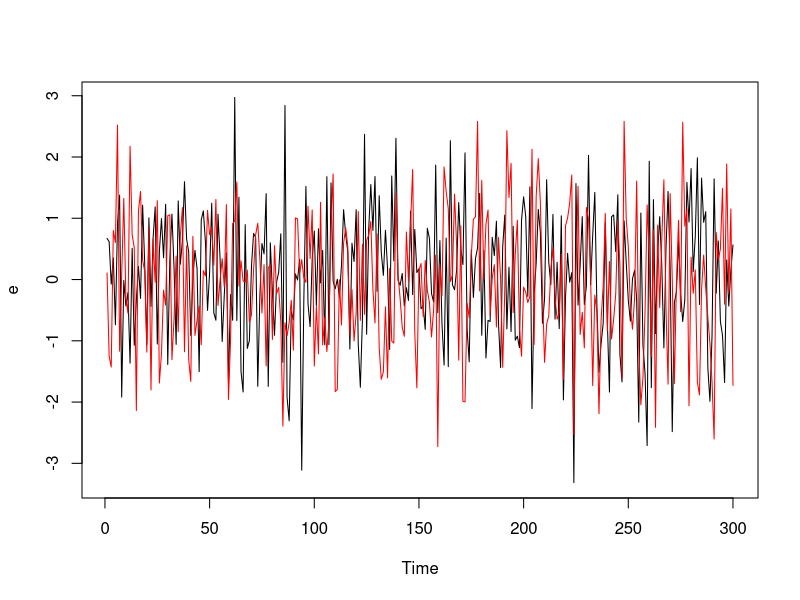
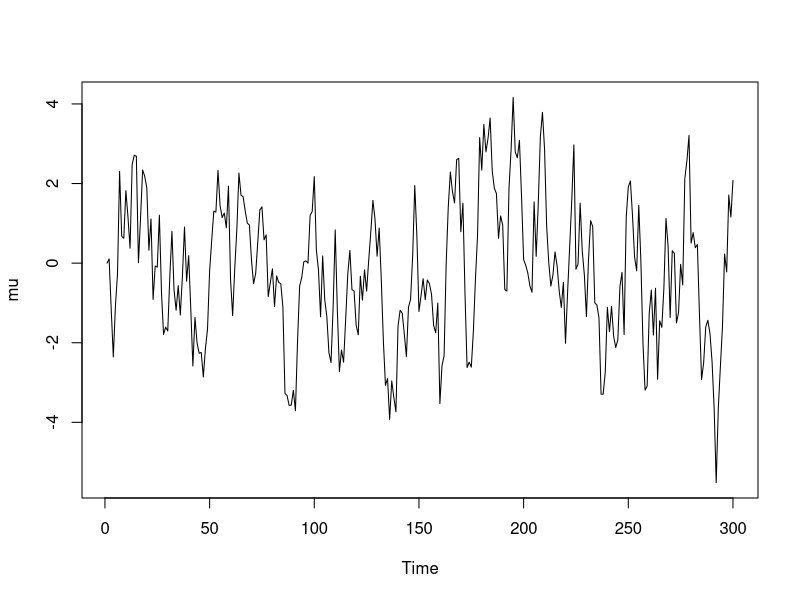
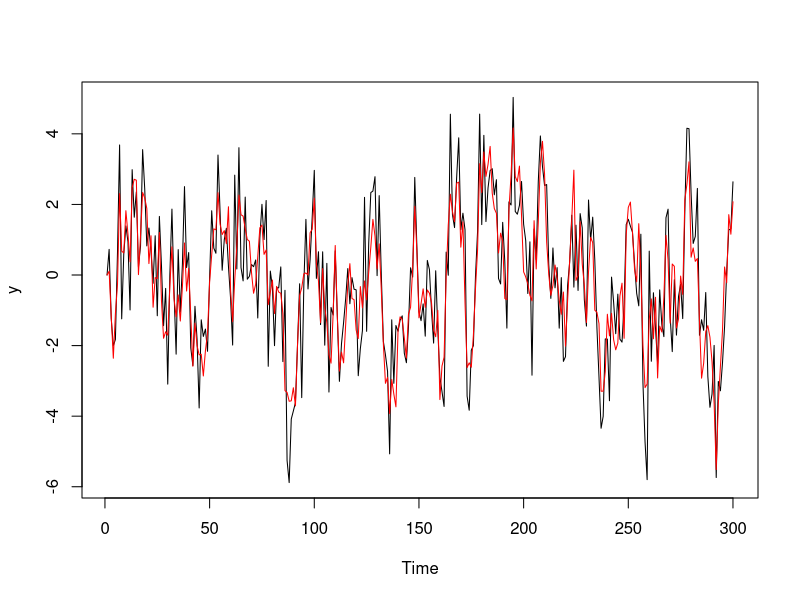
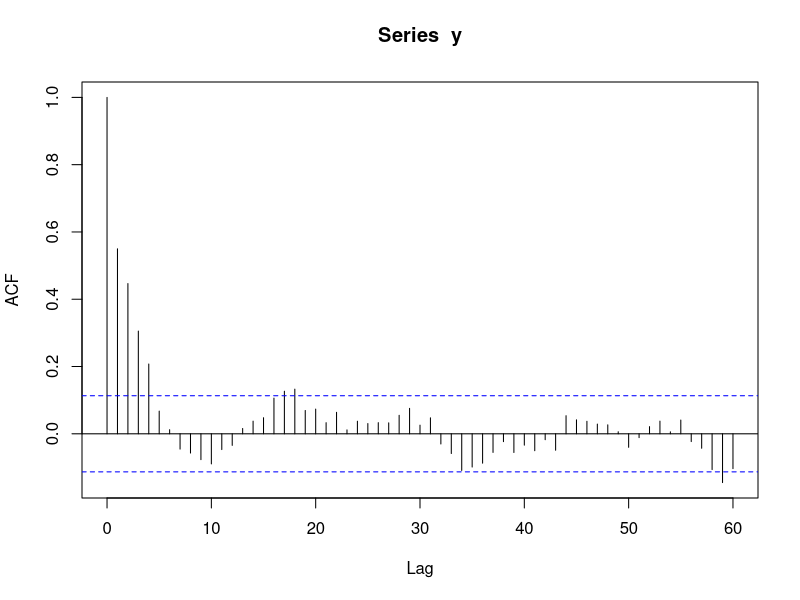
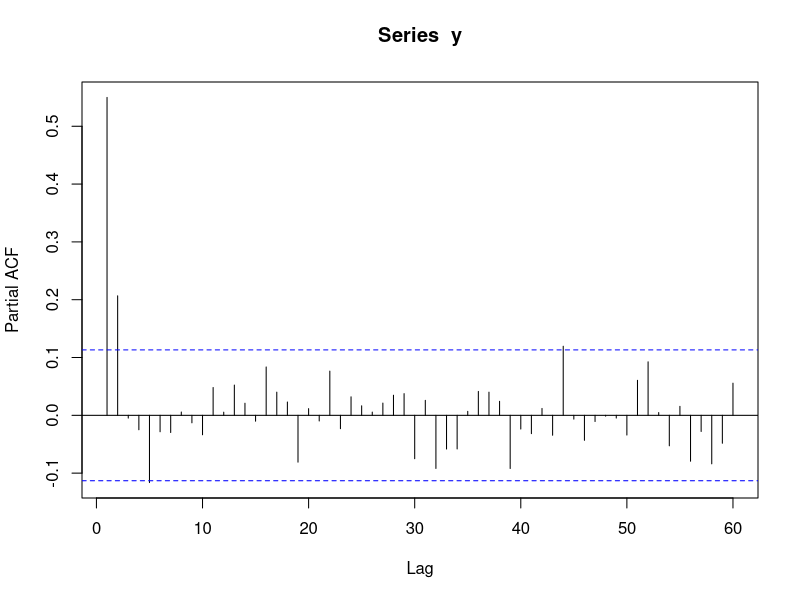
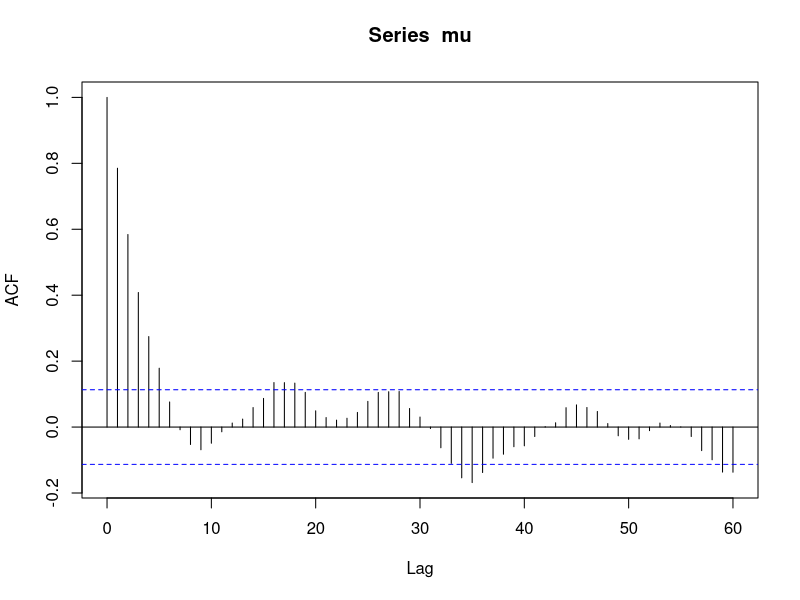
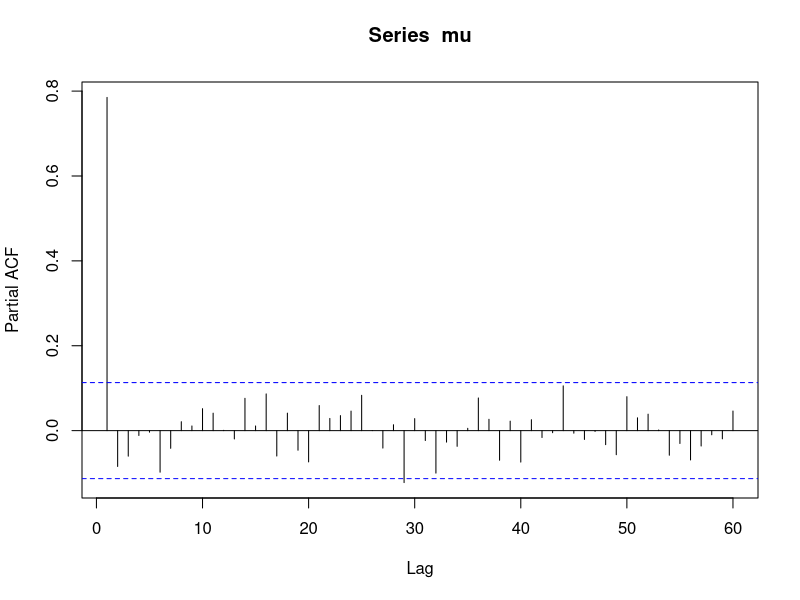
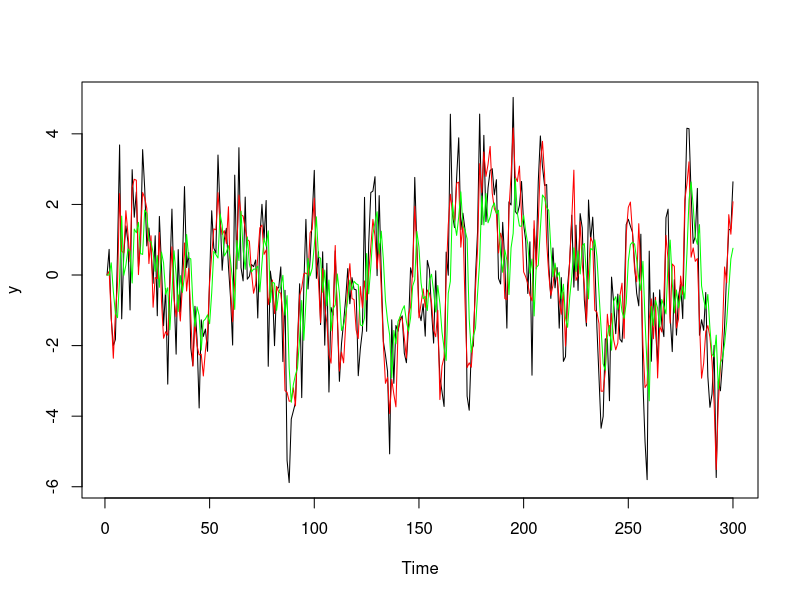

Recreate these plots in R, in order.
################################################################################
# AR(1) signal plus noise model with Gaussian and Student-t measurement noise
################################################################################

# write detailed comments each line of the following code and improve it whenever you
# you feel able to do that 

n = 300

sigma_eta = 1
eta = sigma_eta * rnorm(n)


sigma_e = 1



q = sigma_eta^2/sigma_e^2

e = sigma_e * rnorm(n)

#  nu = 3
#  e = sqrt((nu-2)/nu) * sigma_e * rt(n,nu)
#  ts.plot(e)


ts.plot(e)
lines(eta, col = "red")

phi <- 0.8
mu = 0
mu[1] <- 0   
y = 0 
for(t in 1:(n-1)){
  mu[t+1] = phi * mu[t] + eta[t]
  y[t+1] =  mu[t+1] + e[t+1]
}
ts.plot(mu)

# y = mu + e

ts.plot(y)
lines(mu,col="red")


acf(y, lag.max = 60, drop.lag.0 = FALSE)
pacf(y, lag.max = 60)
acf(mu, lag.max = 60, drop.lag.0 = FALSE)
pacf(mu, lag.max = 60)


################################################################################
# KALMAN filter recursions (see Durbin and Koopman, 2001) 
################################################################################


mu_pred <- 0   
P <- 0         
v <-0          
K <- 0         
F <- 0           
llk<-0       


mu_pred[1] = 0
P[1] = (sigma_eta^2)/(1-phi^2)
llk[1]=0


for(t in 1:(n-1)){
  v[t] = y[t] - mu_pred[t]; 
  F[t] = P[t] + sigma_e^2;
  K[t] = (phi * P[t])/F[t]
  P[t+1] = phi^2 * P[t] + sigma_eta^2 - K[t]*F[t]*K[t]
  mu_pred[t+1] = phi * mu_pred[t] + K[t]*v[t]
  llk[t] = - 0.5 * log(F[t] + (v[t]^2/F[t]))
}

llk = sum(llk)

ts.plot(y)
lines(mu, col = 'red')
lines(mu_pred, col = 'green')
